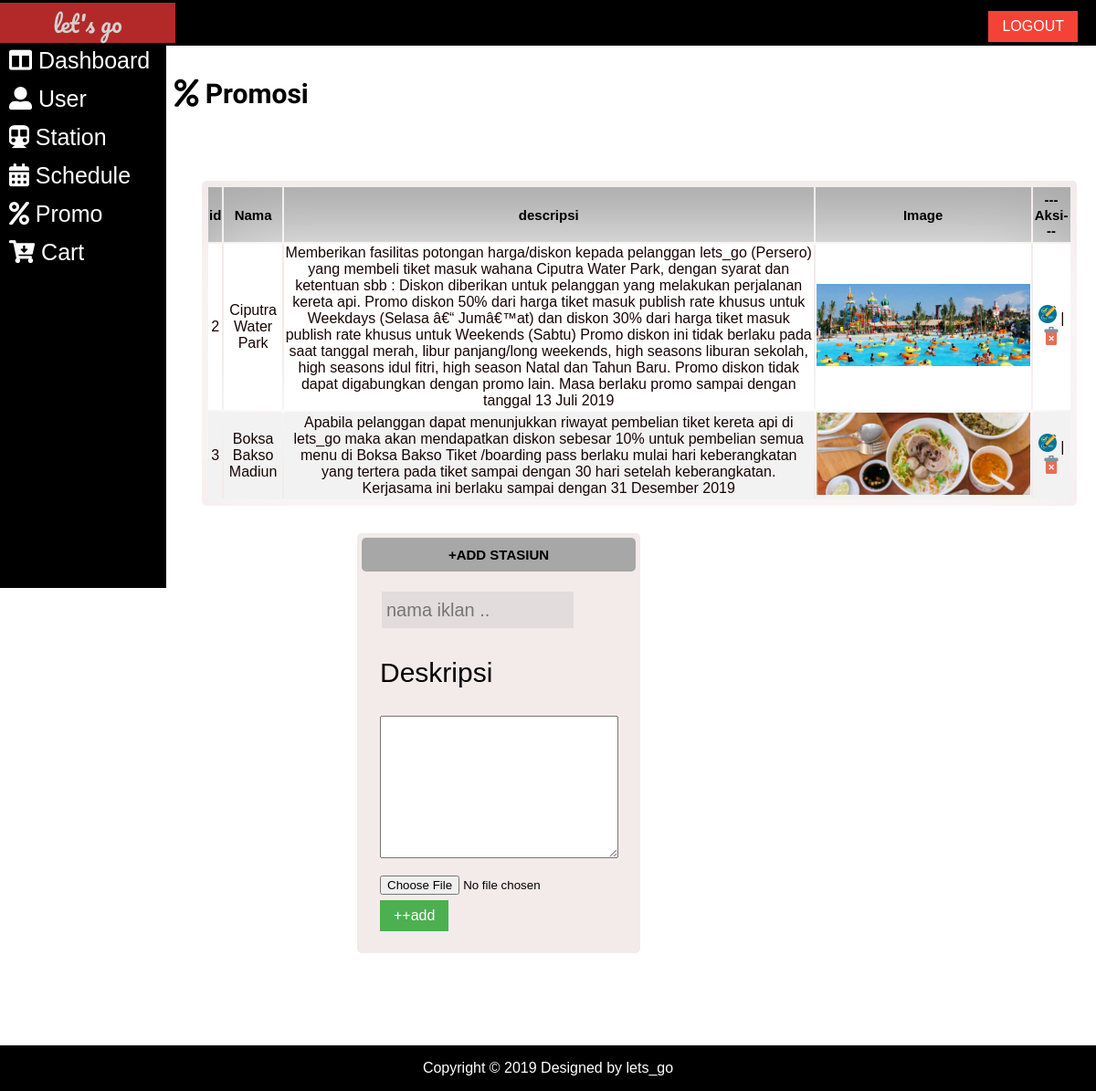
/admin/iklan/iklan.php, run on the app's committed database.
### tables this page shows
CREATE TABLE IF NOT EXISTS `iklan` (
  `id` int(11) NOT NULL AUTO_INCREMENT,
  `nama` varchar(50) NOT NULL,
  `deskripsi` text NOT NULL,
  `img` text NOT NULL,
  PRIMARY KEY (`id`)
);

### admin/iklan/iklan.php (the view, shortened to what this page needs)
<!DOCTYPE html>
<html lang="en">
<head>
    <link rel="stylesheet" type="text/css" href="../../assets/css/style.css">
    <link rel="stylesheet" href="https://use.fontawesome.com/releases/v5.8.1/css/all.css">
</head>
<body>
    <div class="header">
        <br>
        <p>let's go</p>
        <a href="../../login/logout.php"><button>LOGOUT</button></a>
    </div>
    <table class="container">
        <tr>
            <td colspan="2" class="menu">
                <a href="../index.php">
                    <div><i class="fas fa-columns    "></i> Dashboard</div>
                </a>
                <a href="../user/user.php">
                    <div><i class="fas fa-user-alt    "></i> User</div>
                </a>
                <a href="../station/stasiun.php">
                    <div><i class="fas fa-subway    "></i> Station</div>
                </a>
                <a href="../jadwal/jadwal.php">
                    <div> <i class="fas fa-calendar-alt    "></i> Schedule</div>
                </a>
                <a href="#promo">
                    <div> <i class="fas fa-percent    "></i> Promo</div>
                </a>
                 <a href="../Cart/cart.php">
                    <div><i class="fas fa-cart-arrow-down    "></i> Cart</div>
                </a>
            </td>
            <td class="content">
                <br><br><br>
                <div>
                <h3><i class="fas fa-percent    "></i> Promosi</h3>
                    <table class="kotak" style="width:95%; margin:30px;">
                        <thead>
                            <tr class="kotak-judul" style="height:60px;">
                                <th>id</th>
                                <th>Nama</th>
                                <th>descripsi</th>
                                <th>Image</th>
                                <th>---Aksi---</th>
                            </tr>
                        </thead>
                        <tbody>
                            <?php
                            include '../../config/koneksi.php';
                            $sql = "SELECT * FROM iklan";
                            $query = mysqli_query($db, $sql);
                            while ($iklan = mysqli_fetch_array($query)) {
                                echo "<tr class='kotak-form' style='text-align:center; height:60px;'>";
                                echo "<td>" . $iklan['id'] . "</td>";
                                echo "<td>" . $iklan['nama'] . "</td>";
                                echo "<td>" . $iklan['deskripsi'] . "</td>";
                                echo "<td> <img style='height:90px; widht:90px;' src='./img/" . $iklan['img'] . "'></td>";
                                echo "<td>";
                                echo "<a class='button' href='./update-iklan.php?id=" . $iklan['id'] . "'><img src='../../assets/icon/edit.png'></a> | ";
                                echo "<a class='button' href='./hapus.php?id=" . $iklan['id'] . "'><img src='../../assets/icon/delete.png'> </a>";
                                echo "</td>";
                                echo "</tr>";
                            }
                            ?>
                        </tbody>
                        <br>
                    </table>
                <div>
                    <form enctype="multipart/form-data" action="./proses.php" method="post">
                        <div class="kotak" style="margin-bottom:150px; height:450px; width:300px; margin-left:200px;">
                            <div class="kotak-judul"><b>+ADD STASIUN</b></div>
                            <div class="kotak-user">
                                <input class="input-style" type="text" name="nama" placeholder="nama iklan .." required="required">
                                <p>Deskripsi</p>
                                <textarea  name="descripsi" cols="30" rows="10"></textarea>
                                <input type="file" name="uploadedfile">
                                <br><input class="btn-submit" value="++add" type="submit" name="add">
                            </div>
                        </div>
                    </form>
                </div>
                </div>
            </td>
        </tr>
    </table>
    <div class="footer">
        Copyright &copy; 2019
        Designed by lets_go
    </div>
</body>
</html>

### assets/css/style.css (style rules this page uses)
body { margin: 0%; font-family: sans-serif; font-family: "Kreon", serif; }
.container { border-collapse: collapse; }
.kotak-form { background: rgb(255, 255, 255); margin: 150px auto; padding: 30px 20px; box-shadow: 0px 0px 100px 4px #ffffff; color: #180404; font-family: "Trebuchet MS", "Lucida Sans Unicode", "Lucida Grande", "Lucida Sans", Arial, sans-serif; border-collapse: collapse; border-spacing: 0; width: 100%; border: 1px solid #ddd; }
.kotak-form:nth-child(even) { background-color: #f2f2f2; }
.header { margin-top: 0%; margin-bottom: 0%; height: 50px; width: 100%; background-color: rgb(0, 0, 0); position: -webkit-sticky; position: fixed; z-index: 999; }
.header button { margin: -60px 20px 0px 0px; float: right; background-color: #f44336; border: none; color: white; padding: 8px 15px; text-align: center; text-decoration: none; display: inline-block; font-size: 16px; font-family: sans-serif; }
.header button { -webkit-transition-duration: 0.4s; transition-duration: 0.4s; }
.header p { margin-top: -15px; color: #d3d1d1; width: 16%; background-color: #b32929; text-align: center; font-size: 25px; font-family: "Pacifico", cursive; }
.menu { height: 600px; width: 15%; background-color: rgb(0, 0, 0); float: left; margin-top: 3.5%; position: -webkit-sticky; position: fixed; }
.menu a { cursor: pointer; text-decoration: none; color: white; }
.menu div { margin: 5px; font-size: 25px; font-family: sans-serif; border-radius: 5px; padding: 4px; }
.content { height: 100%; width: 84%; float: right; }
.content h3 { font-size: 30px; font-family: "Francois One", sans-serif; }
table { height: 100%; width: 100%; }
.kotak { height: 70%; width: 50%; background-color: #f3eaea; border-radius: 5px; padding: 5px; margin: 5px; box-shadow: #b32929; }
.kotak-judul { background-color: #a7a7a7; padding: 10px; text-align: center; font-size: 15px; font-family: Arial, Helvetica, sans-serif; border-radius: 5px; }
.kotak-user { width: 100%; height: 350px; padding: 20px; font-family: Arial, Helvetica, sans-serif; font-size: 30px; }
.input-style { height: 30px; width: 200px; background-color: rgba(187, 187, 187, 0.3); padding: 5px; margin: 2px; border: none; font-family: Arial, Helvetica, sans-serif; font-size: 20px; }
.button { height: 10px; width: 20px; }
.footer { height: 50px; width: 100%; background-color: rgb(0, 0, 0); bottom: 0%; position: absolute; position: -webkit-sticky; position: fixed; text-align: center; line-height: 50px; font-family: Verdana, Geneva, Tahoma, sans-serif; color: white; }
.button img { height: 20px; width: 20px; }
.btn-submit { background-color: #4caf50; border: none; color: white; padding: 8px 15px; text-align: center; text-decoration: none; display: inline-block; font-size: 16px; font-family: sans-serif; }

### data on the page
iklan: id "2", nama "Ciputra Water Park", deskripsi "Memberikan fasilitas potongan harga/diskon kepada pelanggan lets_go (Persero) yang membeli tiket masuk wahana Ciputra Water Park, dengan syarat dan ketentuan sbb : Diskon diberikan untuk pelanggan yang melakukan perjalanan kereta api. Promo diskon 50% dari harga tiket masuk publish rate khusus untuk Weekdays (Selasa â€“ Jumâ€™at) dan diskon 30% dari harga tiket masuk publish rate khusus untuk Weekends (Sabtu) Promo diskon ini tidak berlaku pada saat tanggal merah, libur panjang/long weekends, high seasons liburan sekolah, high seasons idul fitri, high season Natal dan Tahun Baru. Promo diskon tidak dapat digabungkan dengan promo lain. Masa berlaku promo sampai dengan tanggal 13 Juli 2019", img (picture)
iklan: id "3", nama "Boksa Bakso Madiun", deskripsi "Apabila pelanggan dapat menunjukkan riwayat pembelian tiket kereta api di lets_go maka akan mendapatkan diskon sebesar 10% untuk pembelian semua menu di Boksa Bakso Tiket /boarding pass berlaku mulai hari keberangkatan yang tertera pada tiket sampai dengan 30 hari setelah keberangkatan. Kerjasama ini berlaku sampai dengan 31 Desember 2019", img (picture)
